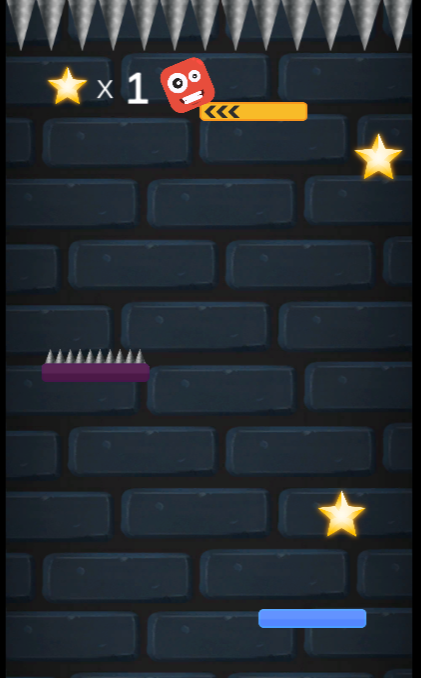
#> input picture util/ingame_manual2.png, 421 x 678 px
$ python threshold_sliders.py
#> lines starting #> are read from the running program, lines starting #| are printed output that depends on the picture
# load test image
from cv2 import cv2


def none(x):
    pass


img = cv2.imread("ingame_manual2.png")
#> img is the input picture: shape (678, 421, 3); mean B, G, R 49.9, 44.1, 38.6
cv2.namedWindow('output')

# create trackbar
cv2.createTrackbar("0: White \n1: Black", "output", 0, cv2.COLOR_BGR2GRAY, none)
cv2.createTrackbar("threshold1", "output", 0, 500, none)
cv2.createTrackbar("threshold2", "output", 0, 500, none)

img = cv2.cvtColor(img, cv2.COLOR_BGR2GRAY)
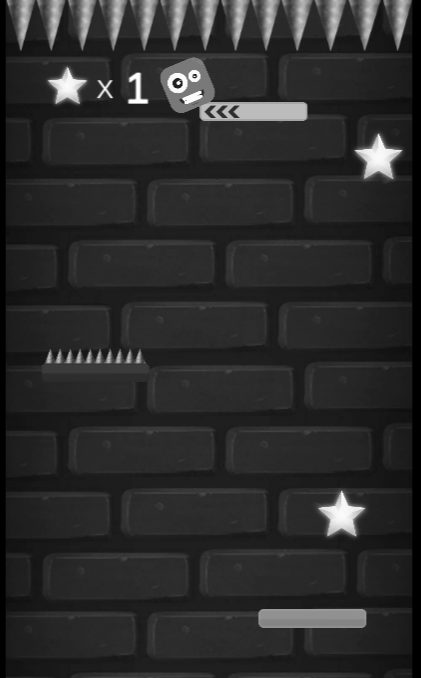
#> img: shape (678, 421); min 0, max 255, mean 43.1

while True:

    k = cv2.waitKey(1) & 0xFF
#> (key Esc is pressed here)
    if k == 27:
        break

    # get current position
    grayscale = cv2.getTrackbarPos("0: White \n1: Black", "output")
    threshold1 = cv2.getTrackbarPos("threshold1", "output")
    threshold2 = cv2.getTrackbarPos("threshold2", "output")

    edges = cv2.Canny(img, threshold1=threshold1, threshold2=threshold2)

    cv2.imshow("image", edges)

$ run again, with util/ingame_manual.png copied over util/ingame_manual2.png
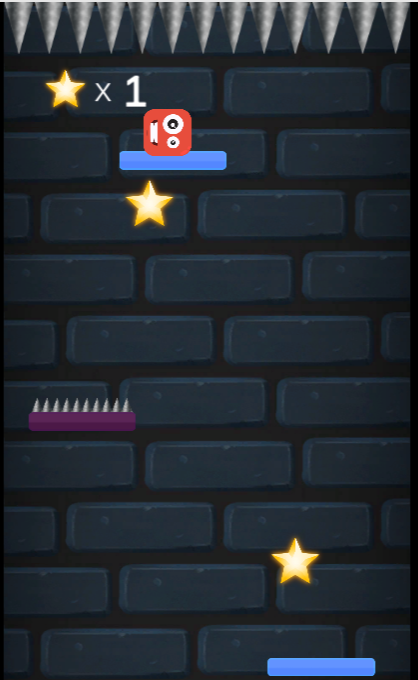
#> input picture util/ingame_manual.png, 418 x 680 px
#> img is the input picture: shape (680, 418, 3); mean B, G, R 52.3, 44.8, 38.6
#> `img = cv2.cvtColor(img, cv2.COLOR_BGR2GRAY)`:
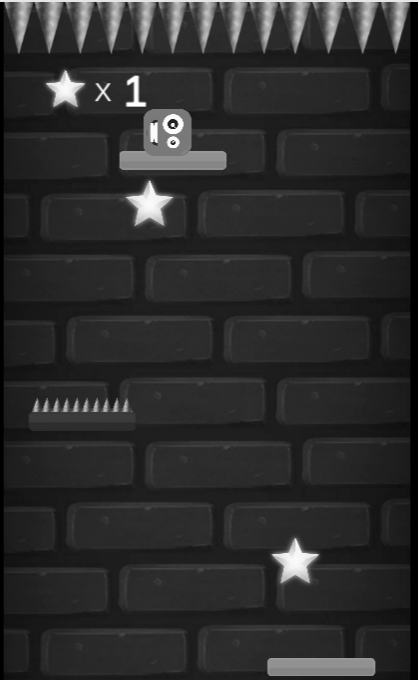
#> img: shape (680, 418); min 0, max 255, mean 43.8

$ run again, with util/ss0.png copied over util/ingame_manual2.png
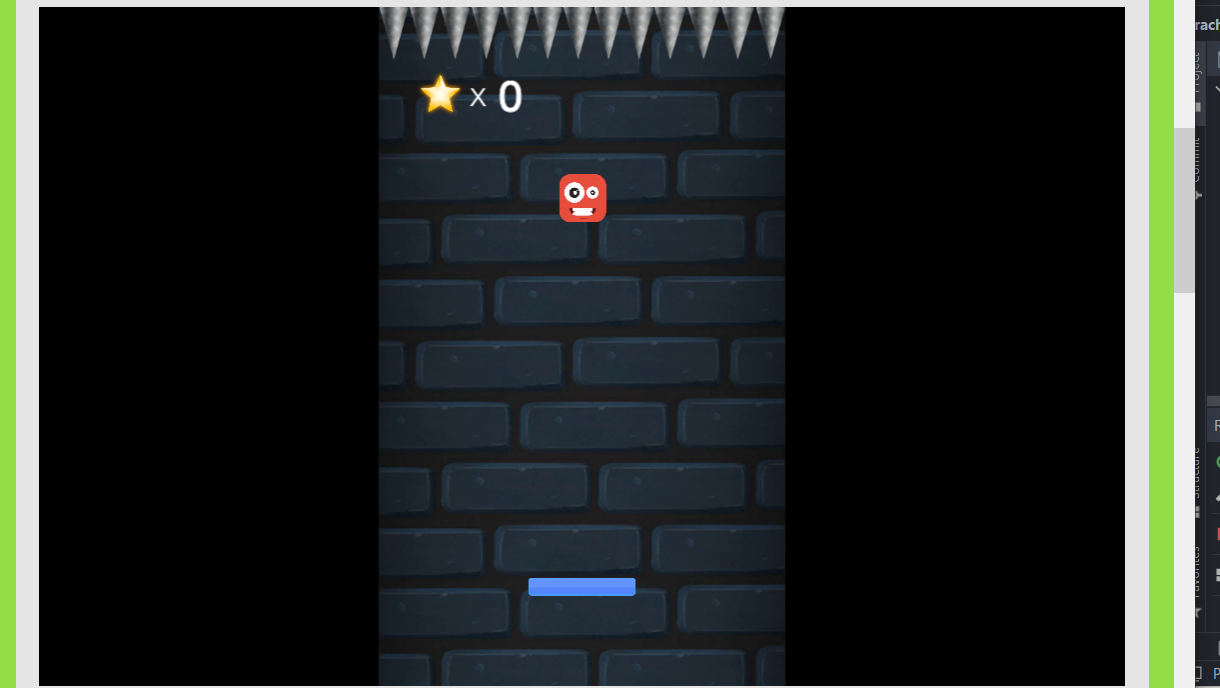
#> input picture util/ss0.png, 1220 x 688 px
#> img is the input picture: shape (688, 1220, 3); mean B, G, R 35.6, 38.1, 33.2
#> `img = cv2.cvtColor(img, cv2.COLOR_BGR2GRAY)`:
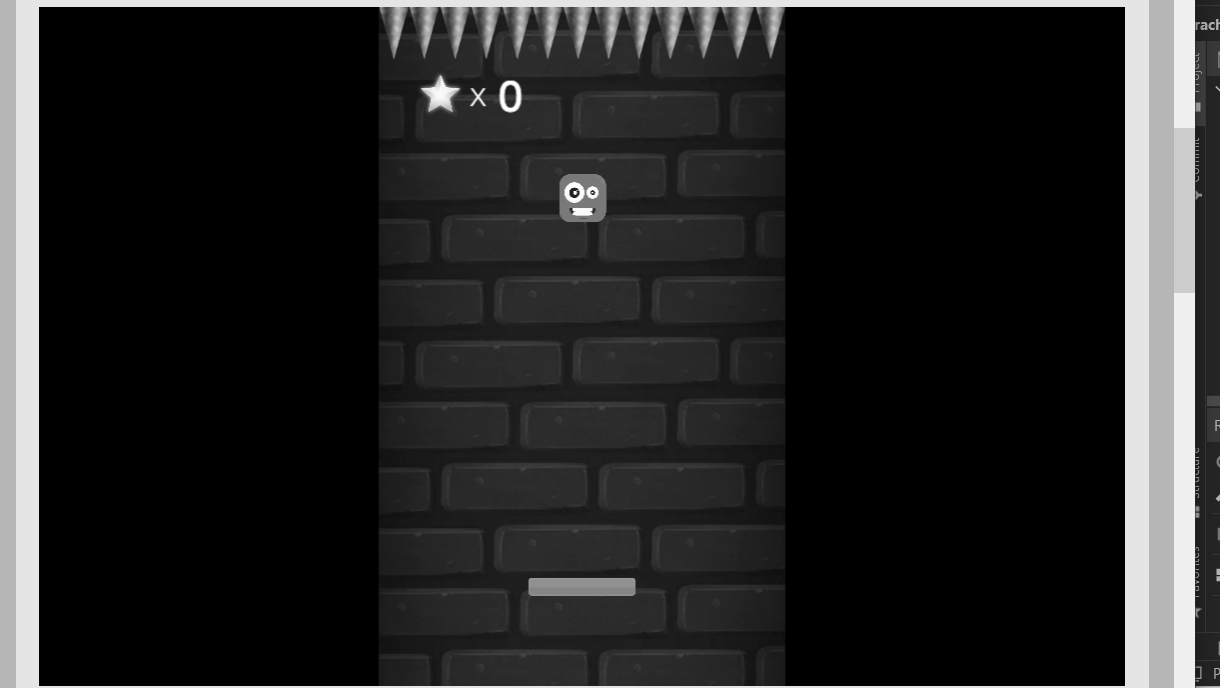
#> img: shape (688, 1220); min 0, max 255, mean 36.4
